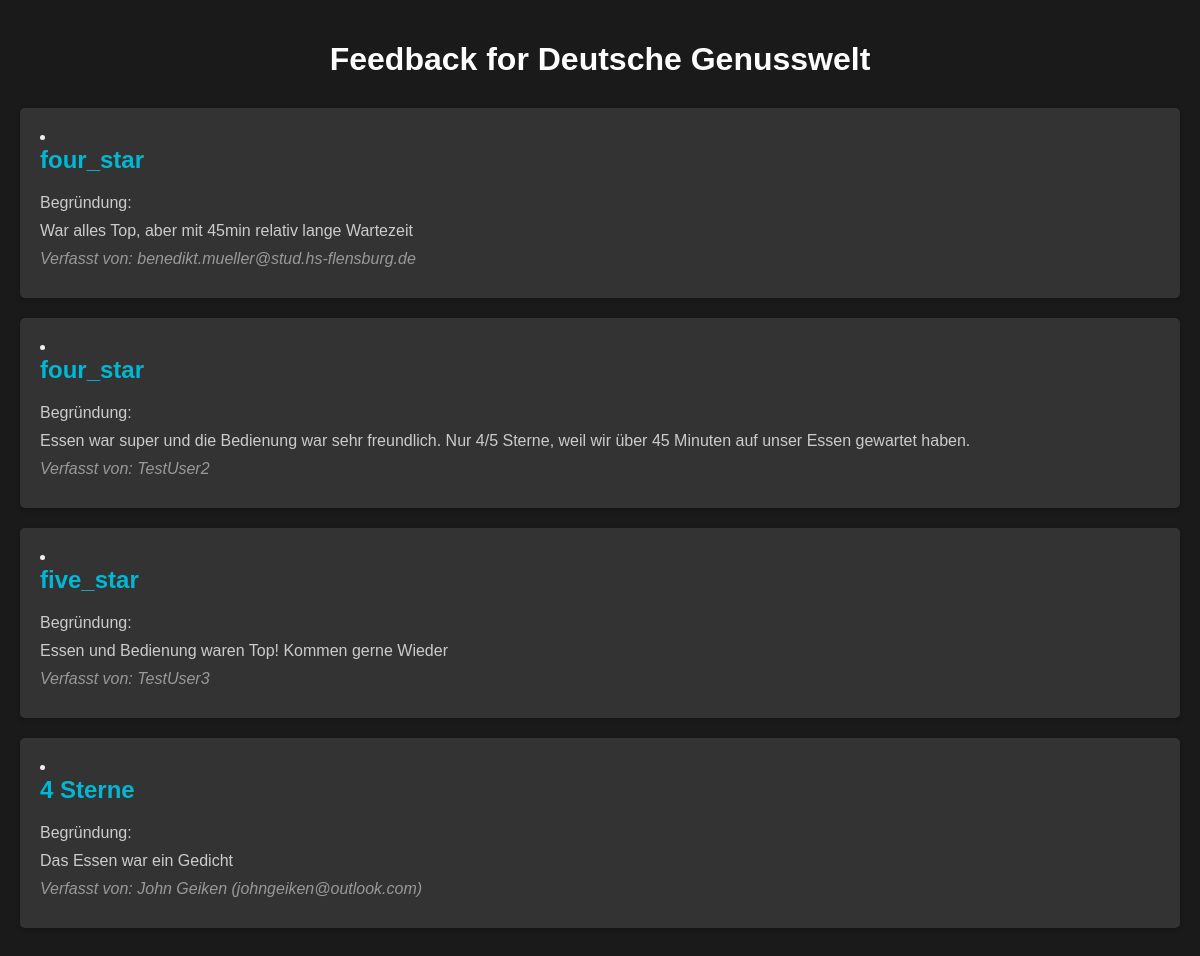
Page /restaurant/restaurant/1/view_feedback/ on the committed database.
### restaurant/models.py (models this page shows, shortened)
class Restaurant(models.Model):
    owner = models.ForeignKey(UserProfile, on_delete=models.CASCADE, related_name='owned_restaurants')
    name = models.CharField(max_length=100)
    location = models.CharField(max_length=100)
    cuisine = models.CharField(max_length=50, choices=Choices.PREFERENCE_CHOICES)
    description = models.TextField(blank=True)
    opening_hours = models.CharField(max_length=100)
    contact_info = models.CharField(max_length=100)
    capacity = models.IntegerField(default=0)
    def __str__(self):
        return self.name

class Feedback(models.Model):
    customer = models.ForeignKey(UserProfile,on_delete=models.CASCADE)
    restaurant = models.ForeignKey(Restaurant, on_delete=models.CASCADE)
    vote = models.CharField(max_length=10, choices=Choices.VOTE_CHOICES)
    feedback = models.TextField(blank=True)

class UserProfile(models.Model):
    user = models.OneToOneField(User, on_delete=models.CASCADE)
    phone_number = models.CharField(max_length=15, blank=True)
    role = models.CharField(max_length=50, choices=Choices.ROLE_CHOICES)
    def __str__(self):
        return str(self.user)

### restaurant/views.py (the view)
# urls.py: path('restaurant/<int:restaurant_id>/view_feedback/', views.view_feedback, name='view_feedback'),
def view_feedback(request, restaurant_id):
    restaurant = get_object_or_404(Restaurant, pk=restaurant_id)
    feedbacks = Feedback.objects.filter(restaurant=restaurant)
    return render(request, 'restaurant/view_feedback.html',({'feedbacks':feedbacks, 'restaurant':restaurant}))

### restaurant/templates/restaurant/view_feedback.html (shortened to what this page needs)
<!DOCTYPE html>
<html>
<head>
</head>
<body>
    <h1>Feedback for {{restaurant}}</h1>
   <ui>
        {% for feedback in feedbacks %}
        <li>
            <h2>{{feedback.vote}}</h2>
            <p>Begründung:</p>
            <p>{{feedback.feedback}}</p>
            <p class="author">Verfasst von: {{feedback.customer}}</p>
        </li>
        {% empty %}
        <li class="no-feedback"><p>Noch keine Bewertungen da...</p></li>
        {% endfor %}
        <li>
            <h2>4 Sterne</h2>
            <p>Begründung:</p>
            <p>Das Essen war ein Gedicht</p>
            <p class="author">Verfasst von: John Geiken (johngeiken@outlook.com)</p>
        </li>
    </ui>
</body>
</html>

### restaurant/templates/restaurant/view_feedback.html (style rules this page uses)
body { font-family: Arial, sans-serif; margin: 0; padding: 20px; background-color: #1a1a1a; color: #f0f0f0; }
h1 { color: #ffffff; text-align: center; margin-bottom: 30px; }
li { background-color: #333333; padding: 20px; margin-bottom: 20px; border-radius: 5px; box-shadow: 0 2px 5px rgba(0, 0, 0, 0.2); }
h2 { color: #00b8d4; margin-top: 0; }
p { margin: 10px 0; color: #cccccc; }
.author { font-style: italic; color: #999999; }

### rows in the picture
Restaurant: name "Deutsche Genusswelt"
Feedback: vote "four_star", feedback "War alles Top, aber mit 45min relativ lange Wartezeit", customer "benedikt.mueller@stud.hs-flensburg.de"
Feedback: vote "four_star", feedback "Essen war super und die Bedienung war sehr freundlich. Nur 4/5 Sterne, weil wir über 45 Minuten auf unser Essen gewartet haben.", customer "TestUser2"
Feedback: vote "five_star", feedback "Essen und Bedienung waren Top! Kommen gerne Wieder", customer "TestUser3"
